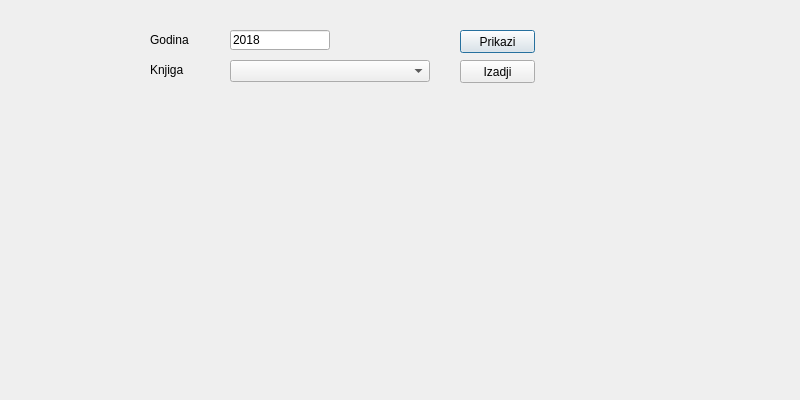
<?xml version="1.0" encoding="UTF-8"?>
<ui version="4.0">
 <class>PoKnjigama</class>
 <widget class="QDialog" name="PoKnjigama">
  <property name="geometry">
   <rect>
    <x>0</x>
    <y>0</y>
    <width>800</width>
    <height>400</height>
   </rect>
  </property>
  <property name="windowTitle">
   <string>Po knjigama</string>
  </property>
  <widget class="QLabel" name="labelGodina">
   <property name="geometry">
    <rect>
     <x>150</x>
     <y>30</y>
     <width>60</width>
     <height>20</height>
    </rect>
   </property>
   <property name="text">
    <string>Godina</string>
   </property>
  </widget>
  <widget class="QLabel" name="labelKnjiga">
   <property name="geometry">
    <rect>
     <x>150</x>
     <y>60</y>
     <width>60</width>
     <height>20</height>
    </rect>
   </property>
   <property name="text">
    <string>Knjiga</string>
   </property>
  </widget>
  <widget class="QLineEdit" name="lineEditGodina">
   <property name="geometry">
    <rect>
     <x>230</x>
     <y>30</y>
     <width>100</width>
     <height>20</height>
    </rect>
   </property>
   <property name="text">
    <string>2018</string>
   </property>
  </widget>
  <widget class="QComboBox" name="comboBoxKnjiga">
   <property name="geometry">
    <rect>
     <x>230</x>
     <y>60</y>
     <width>200</width>
     <height>22</height>
    </rect>
   </property>
  </widget>
  <widget class="QPushButton" name="pushButtonPrikazi">
   <property name="geometry">
    <rect>
     <x>460</x>
     <y>30</y>
     <width>75</width>
     <height>23</height>
    </rect>
   </property>
   <property name="text">
    <string>Prikazi</string>
   </property>
  </widget>
  <widget class="QPushButton" name="pushButtonIzadji">
   <property name="geometry">
    <rect>
     <x>460</x>
     <y>60</y>
     <width>75</width>
     <height>23</height>
    </rect>
   </property>
   <property name="text">
    <string>Izadji</string>
   </property>
  </widget>
  <widget class="QWidget" name="gridLayoutWidget">
   <property name="geometry">
    <rect>
     <x>9</x>
     <y>99</y>
     <width>781</width>
     <height>291</height>
    </rect>
   </property>
   <layout class="QGridLayout" name="gridLayout"/>
  </widget>
 </widget>
 <resources/>
 <connections/>
</ui>
